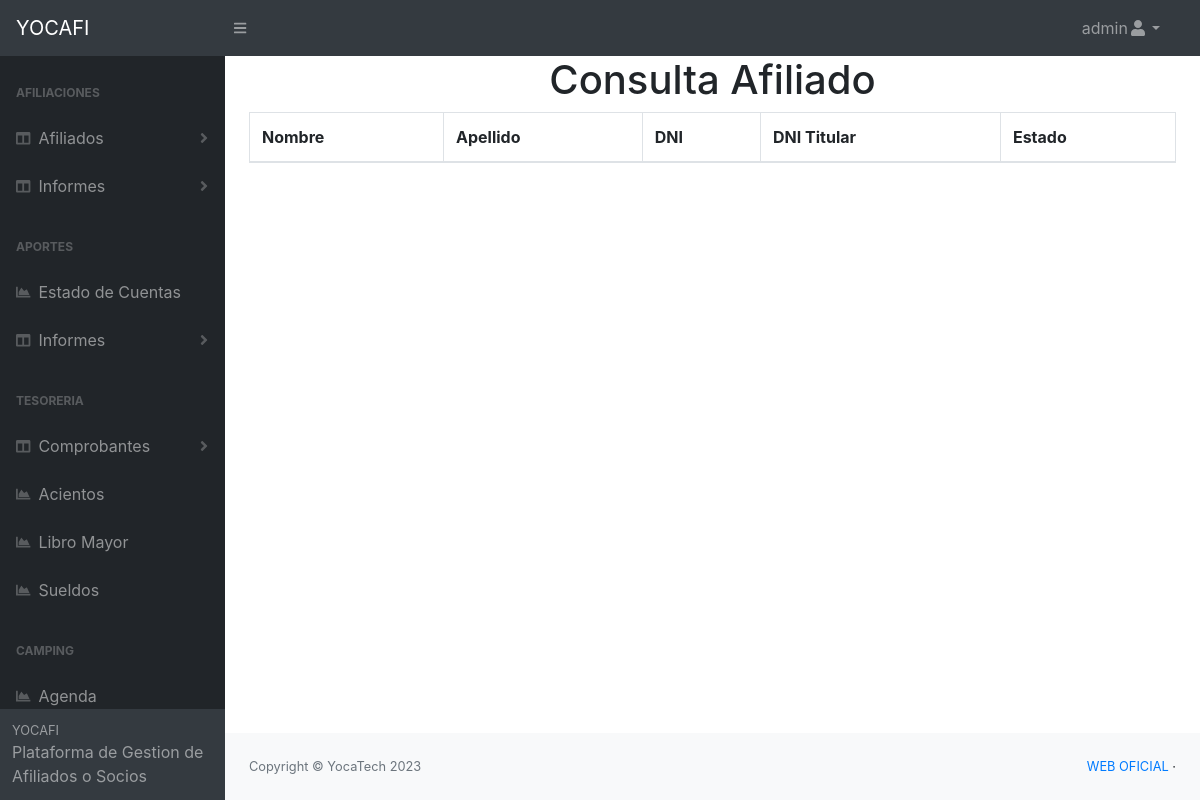
The page /pages/consulta_afiliado.php (signed in) on the database as committed earlier.
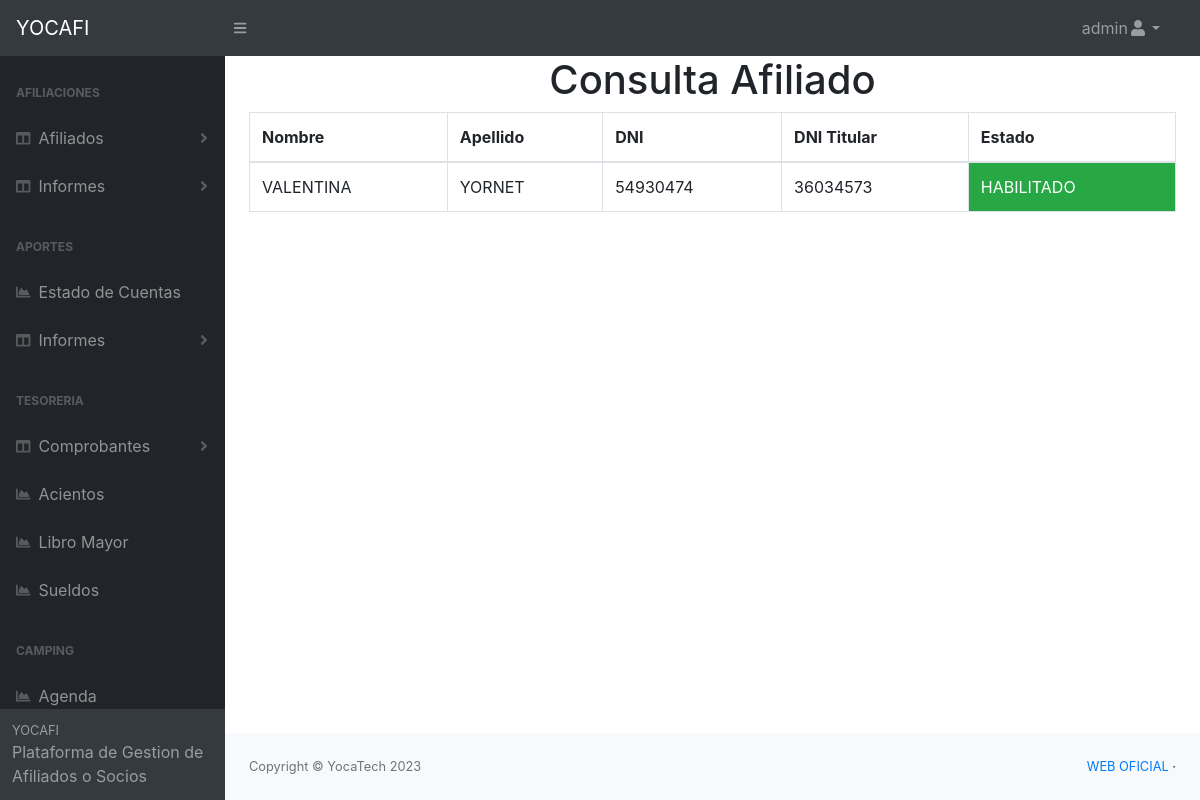
The same page on the database as committed later.
### tables this page shows
CREATE TABLE `integrantes` (
  `id` int(11) NOT NULL,
  `id_titular` int(11) NOT NULL,
  `nombre` text NOT NULL,
  `apellido` text NOT NULL,
  `dni` int(11) NOT NULL,
  `fecha_nacimiento` date NOT NULL,
  `genero` text NOT NULL,
  `vinculo` text NOT NULL,
  `estado` varchar(20) NOT NULL DEFAULT 'HABILITADO',
  `fecha_carga` date NOT NULL DEFAULT current_timestamp(),
  `hora_carga` time NOT NULL DEFAULT current_timestamp(),
  `usuario_carga` text NOT NULL
);

CREATE TABLE `afiliado_titular` (
  `id` int(11) NOT NULL,
  `nombre` text NOT NULL,
  `apellido` text NOT NULL,
  `dni` text NOT NULL,
  `fecha_nacimiento` date NOT NULL,
  `domicilio` text NOT NULL,
  `telefono` text NOT NULL,
  `email` text DEFAULT NULL,
  `departamento` text NOT NULL,
  `estado_civil` text NOT NULL,
  `genero` text NOT NULL,
  `tipo_socio` text NOT NULL,
  `servicio_salud` varchar(10) NOT NULL,
  `socio_vitalicio` varchar(10) NOT NULL,
  `padron` text NOT NULL,
  `sector_laboral` text NOT NULL,
  `fecha_carga` date DEFAULT NULL,
  `hora_carga` time DEFAULT NULL,
  `usuario_carga` text NOT NULL,
  `estado` text DEFAULT NULL,
  `fecha_estado` date DEFAULT NULL,
  `hora_estado` time DEFAULT NULL,
  `usuario_estado` text DEFAULT NULL,
  `fecha_baja` date DEFAULT NULL,
  `hora_baja` time DEFAULT NULL,
  `usuario_baja` text DEFAULT NULL,
  `fecha_edicion` date DEFAULT NULL,
  `hora_edicion` time DEFAULT NULL,
  `usuario_edita` text DEFAULT NULL
);

### pages/consulta_afiliado.php (the view, shortened to what this page needs)
<?php
    require 'conexion.php';
    $sql = "SELECT afiliado_titular.dni AS dni_titular, afiliado_titular.nombre AS nombre_titular, afiliado_titular.apellido AS apellido_titular, integrantes.dni AS dni_integrante, integrantes.nombre AS nombre_integrante, integrantes.apellido AS apellido_integrante, integrantes.estado AS estado_integrante
    FROM afiliado_titular
    JOIN integrantes ON afiliado_titular.id = integrantes.id_titular";
$resultado = $mysqli->query($sql);
?>
<?php
    include "header.php";
?>
    <body class="sb-nav-fixed">
    <?php
    include "nav_principal.php";
    ?>
        <div id="layoutSidenav">
           <?php
           include "inc_nav.php";
           ?>
            <div id="layoutSidenav_content">
                <main>
                    <h1 class="text-center">Consulta Afiliado</h1>
    <div class="container">
       <div class="row">
           <div class="col-lg-12">
            <table id="example" class="table table-bordered  display nowrap" cellspacing="0" width="100%">
                <thead>
                    <tr>
                        <th>Nombre</th>
                        <th>Apellido</th>
                        <th>DNI</th>
                        <th>DNI Titular</th>
                        <th>Estado</th>
                    </tr>
                </thead>
                <tbody>
                   <?php while ($row = $resultado->fetch_assoc()) { ?>
                    <tr>
                        <td><?php echo $row['nombre_integrante']; ?></td>
                        <td><?php echo $row['apellido_integrante']; ?></td>
                        <td><?php echo $row['dni_integrante']; ?></td>
                        <td><?php echo $row['dni_titular']; ?></td>
<td class="<?php echo ($row['estado_integrante'] == 'HABILITADO' ) ? 'badge-success' : 'badge-danger'; ?>">
    <?php echo $row['estado_integrante']; ?></td>
                    </tr>
                    <?php } ?>
                </tbody>
            </table>
           </div>
       </div>
    </div>
                </main>
                <?php
                    include "footer.php";
                ?>
            </div>
        </div>
    </body>
</html>

Rows that differ between the two databases and show on the page:
added integrantes: nombre "VALENTINA", apellido "YORNET", dni "54930474", id_titular.dni "36034573", estado "HABILITADO"
